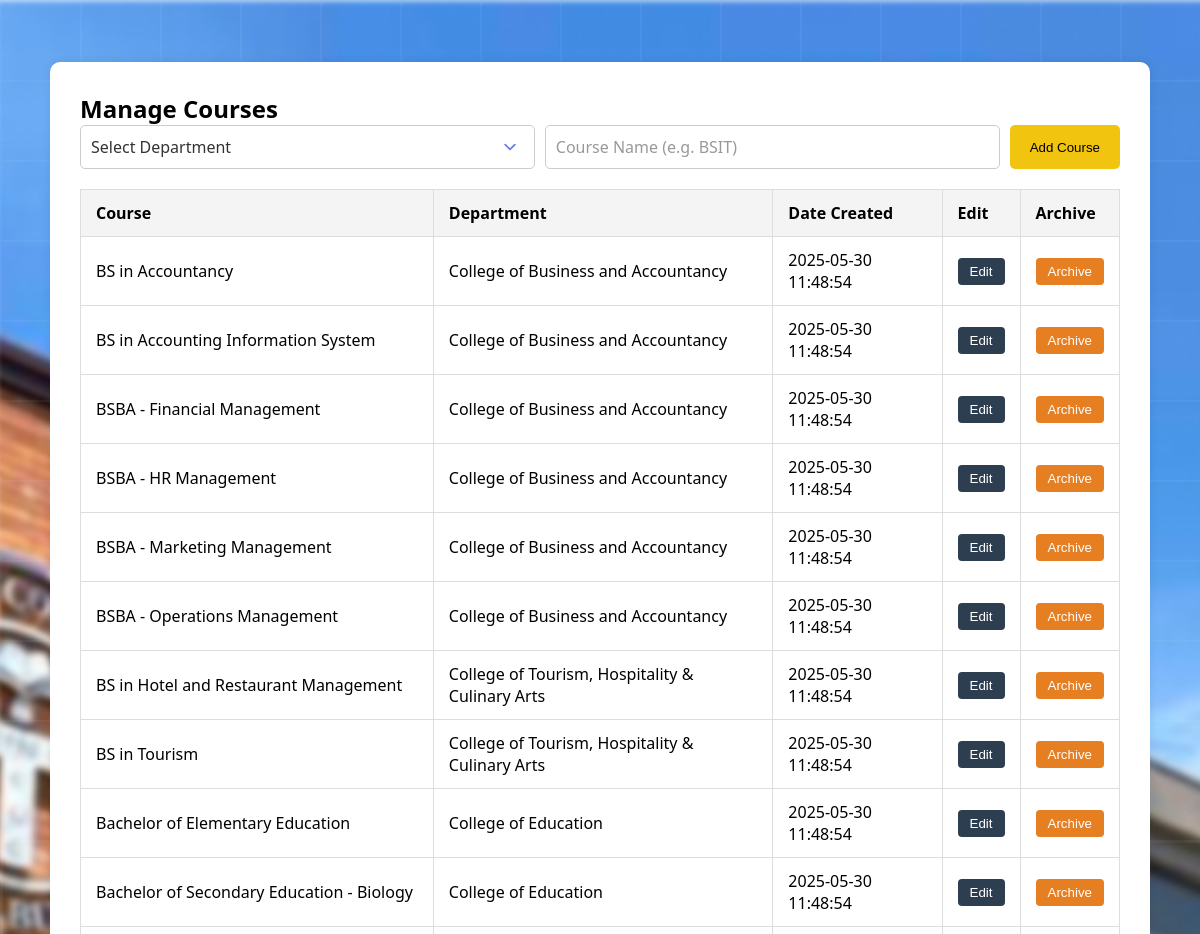
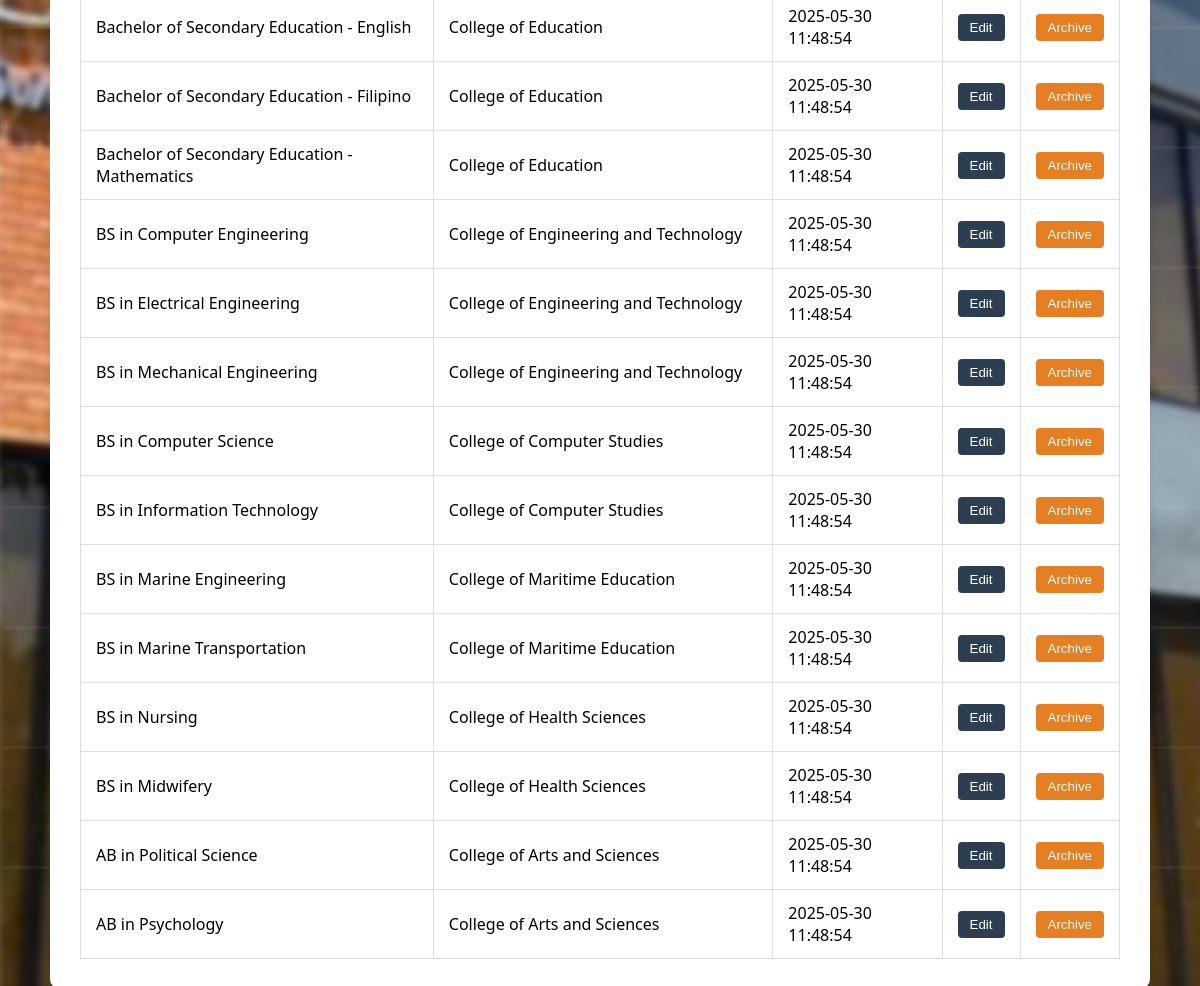
Screenshot of /admin/courses.php with the database file from the repository (2 pictures, top to bottom).
### tables this page shows
CREATE TABLE `courses` (
  `id` int(11) NOT NULL,
  `name` varchar(255) NOT NULL,
  `department_id` int(11) NOT NULL,
  `date_created` datetime DEFAULT current_timestamp()
);

CREATE TABLE `departments` (
  `id` int(11) NOT NULL,
  `name` varchar(255) NOT NULL
);

### admin/courses.php (the view, shortened to what this page needs)
<?php
require_once('../includes/db.php');
$courses = $conn->query("
    SELECT c.id, c.name, c.date_created, d.name AS department
    FROM courses c
    JOIN departments d ON c.department_id = d.id
    ORDER BY c.date_created DESC
");
?>
<link rel="stylesheet" href="../assets/css/register.css">
<div class="styled-container">
    <h2>Manage Courses</h2>
    <form method="POST">
        <div class="form-group">
            <select name="department_id" required>
                <option value="">Select Department</option>
            </select>
            <input type="text" name="course" placeholder="Course Name (e.g. BSIT)" required>
            <button type="submit" name="add_course">Add Course</button>
        </div>
    </form>
    <div class="user-table">
        <table>
            <thead>
                <tr>
                    <th>Course</th>
                    <th>Department</th>
                    <th>Date Created</th>
                    <th>Edit</th>
                    <th>Archive</th>
                </tr>
            </thead>
            <tbody>
                <?php while ($row = $courses->fetch_assoc()): ?>
                    <tr>
                        <td><?= htmlspecialchars($row['name']) ?></td>
                        <td><?= htmlspecialchars($row['department']) ?></td>
                        <td><?= htmlspecialchars($row['date_created']) ?></td>
                        <td>
                            <button class="edit-btn" onclick="openEditModal('<?= $row['id'] ?>', '<?= addslashes($row['name']) ?>')">Edit</button>
                        </td>
                        <td>
                            <form method="POST" action="archive.php" style="display:inline;">
                                <button type="submit" class="archive-btn">Archive</button>
                            </form>
                        </td>
                    </tr>
                <?php endwhile; ?>
            </tbody>
        </table>
    </div>
</div>

### assets/css/register.css (style rules this page uses)
* { margin: 0; padding: 0; box-sizing: border-box; }
form { display: flex; flex-direction: column; gap: 1.5rem; }
input, select { padding: 1rem 1.2rem; border: 2px solid rgba(0, 0, 0, 0.1); border-radius: 15px; font-size: 1rem; font-family: inherit; transition: all 0.3s ease; background: rgba(255, 255, 255, 0.8); position: relative; }
input::placeholder { color: #999; font-weight: 400; }
select { cursor: pointer; color: #333; }
select option { padding: 0.5rem; background: white; }
select { appearance: none; background-position: right 0.75rem center; background-repeat: no-repeat; background-size: 1.5em 1.5em; padding-right: 2.5rem; }
input:invalid:not(:placeholder-shown) { border-color: rgba(231, 76, 60, 0.3); }

### admin/courses.php (style rules this page uses)
.styled-container { background: #fff; padding: 30px; border-radius: 10px; margin: 30px auto; max-width: 1100px; box-shadow: 0 0 10px rgba(0, 0, 0, 0.08); }
.form-group { display: flex; gap: 10px; margin-bottom: 20px; }
.form-group select, .form-group input { flex: 1; padding: 10px; border-radius: 5px; border: 1px solid #ccc; }
.form-group button { padding: 10px 20px; background: #f1c40f; border: none; border-radius: 5px; cursor: pointer; }
.user-table table { width: 100%; border-collapse: collapse; }
.user-table th, .user-table td { padding: 12px 15px; border: 1px solid #ddd; text-align: left; }
.user-table th { background-color: #f4f4f4; }
.edit-btn, .archive-btn { padding: 6px 12px; border: none; border-radius: 4px; color: #fff; cursor: pointer; }
.edit-btn { background-color: #2c3e50; }
.archive-btn { background-color: #e67e22; }

### rows the page displays
courses: name "BS in Accountancy", department.name "College of Business and Accountancy", date_created "2025-05-30 11:48:54"
courses: name "BS in Accounting Information System", department.name "College of Business and Accountancy", date_created "2025-05-30 11:48:54"
courses: name "BSBA - Financial Management", department.name "College of Business and Accountancy", date_created "2025-05-30 11:48:54"
courses: name "BSBA - HR Management", department.name "College of Business and Accountancy", date_created "2025-05-30 11:48:54"
courses: name "BSBA - Marketing Management", department.name "College of Business and Accountancy", date_created "2025-05-30 11:48:54"
courses: name "BSBA - Operations Management", department.name "College of Business and Accountancy", date_created "2025-05-30 11:48:54"
courses: name "BS in Hotel and Restaurant Management", department.name "College of Tourism, Hospitality & Culinary Arts", date_created "2025-05-30 11:48:54"
courses: name "BS in Tourism", department.name "College of Tourism, Hospitality & Culinary Arts", date_created "2025-05-30 11:48:54"
courses: name "Bachelor of Elementary Education", department.name "College of Education", date_created "2025-05-30 11:48:54"
courses: name "Bachelor of Secondary Education - Biology", department.name "College of Education", date_created "2025-05-30 11:48:54"
courses: name "Bachelor of Secondary Education - English", department.name "College of Education", date_created "2025-05-30 11:48:54"
courses: name "Bachelor of Secondary Education - Filipino", department.name "College of Education", date_created "2025-05-30 11:48:54"
courses: name "Bachelor of Secondary Education - Mathematics", department.name "College of Education", date_created "2025-05-30 11:48:54"
courses: name "BS in Computer Engineering", department.name "College of Engineering and Technology", date_created "2025-05-30 11:48:54"
courses: name "BS in Electrical Engineering", department.name "College of Engineering and Technology", date_created "2025-05-30 11:48:54"
courses: name "BS in Mechanical Engineering", department.name "College of Engineering and Technology", date_created "2025-05-30 11:48:54"
courses: name "BS in Computer Science", department.name "College of Computer Studies", date_created "2025-05-30 11:48:54"
courses: name "BS in Information Technology", department.name "College of Computer Studies", date_created "2025-05-30 11:48:54"
courses: name "BS in Marine Engineering", department.name "College of Maritime Education", date_created "2025-05-30 11:48:54"
courses: name "BS in Marine Transportation", department.name "College of Maritime Education", date_created "2025-05-30 11:48:54"
courses: name "BS in Nursing", department.name "College of Health Sciences", date_created "2025-05-30 11:48:54"
courses: name "BS in Midwifery", department.name "College of Health Sciences", date_created "2025-05-30 11:48:54"
courses: name "AB in Political Science", department.name "College of Arts and Sciences", date_created "2025-05-30 11:48:54"
courses: name "AB in Psychology", department.name "College of Arts and Sciences", date_created "2025-05-30 11:48:54"
